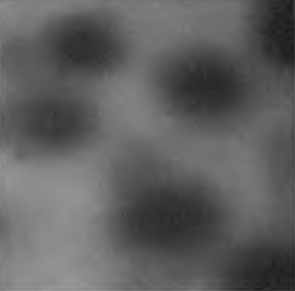
#> input picture segmentation/water.png, 295 x 291 px
$ python main.py
#> lines starting #> are read from the running program, lines starting #| are printed output that depends on the picture; after the words box and inside, x2 and y2 are one past the last pixel; in counts of white or black regions, pixels touching at a corner belong together
import cv2
import matplotlib.pyplot as plt
import numpy as np

img = cv2.imread('water.png')
#> img is the input picture: shape (291, 295, 3); min 27, max 157, mean 95.4

cv2.imshow('orig', img)


gray = cv2.cvtColor(img,cv2.COLOR_BGR2GRAY)
ret, thresh = cv2.threshold(gray,70,255,cv2.THRESH_BINARY_INV)
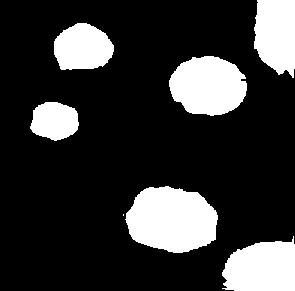
#> thresh: shape (291, 295); 20.8% white; 7 white regions (1 under 20 px), largest, box (x1, y1, x2, y2) and area: (125, 186, 218, 253) 4761, (169, 56, 247, 116) 3586, (222, 236, 295, 291) 3188, (254, 0, 295, 78) 2666, (54, 23, 114, 70) 2189, (30, 102, 79, 141) 1460


# noise removal
kernel = cv2.getStructuringElement(cv2.MORPH_ELLIPSE, (2, 2))
opening = cv2.morphologyEx(thresh,cv2.MORPH_GRADIENT,kernel)
#> opening: shape (291, 295); 1.4% white in thin lines or dots, all inside (x1, y1, x2, y2) = (30, 0, 295, 291)

cv2.imshow('noise', opening)

op = cv2.morphologyEx(gray, cv2.MORPH_GRADIENT, kernel)
cv2.imshow('gray', gray)

# sure background area
sure_bg = cv2.dilate(opening,kernel,iterations=3)
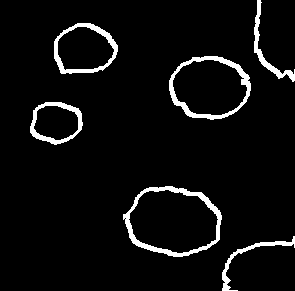
#> sure_bg: shape (291, 295); 5.2% white; 6 white regions, box (x1, y1, x2, y2) and area: (123, 186, 222, 257) 1158, (169, 56, 251, 120) 985, (54, 23, 118, 74) 742, (30, 102, 83, 145) 607, (254, 0, 295, 82) 510, (222, 236, 295, 291) 460

# Finding sure foreground area
dist_transform = cv2.distanceTransform(opening,cv2.DIST_L2,5)
ret, sure_fg = cv2.threshold(dist_transform,0.1*dist_transform.max(),255,0)
#> ret = 0.2

# Finding unknown region
sure_fg = np.uint8(sure_fg)
unknown = cv2.subtract(sure_bg,sure_fg)
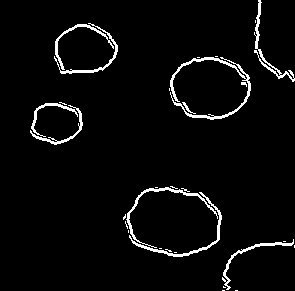
#> unknown: shape (291, 295); 3.8% white in thin lines or dots, all inside (x1, y1, x2, y2) = (30, 0, 295, 291)

# Marker labelling
ret, markers = cv2.connectedComponents(sure_fg)
#> markers: shape (291, 295) int32; 8 distinct labels, from 0 to 7
#> ret = 8

# Add one to all labels so that sure background is not 0, but 1
markers = markers+1
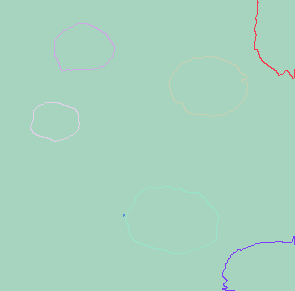
#> markers: shape (291, 295) int32; 8 distinct labels, from 1 to 8; one colour per label, 0 black

# Now, mark the region of unknown with zero
markers[unknown==255] = 0
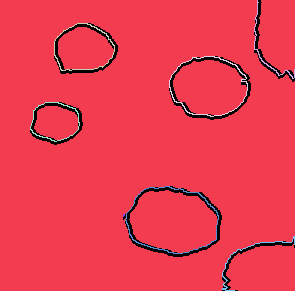
#> markers: shape (291, 295) int32; 9 distinct labels, from 0 to 8; one colour per label, 0 black

markers2 = cv2.watershed(img, markers)
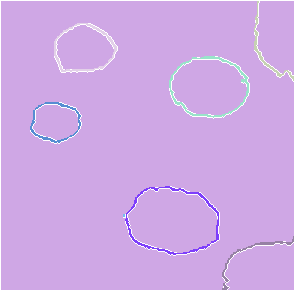
#> markers2: shape (291, 295) int32; 9 distinct labels, from -1 to 8; one colour per label, 0 black, -1 white
img[markers2 == -1] = [255,0,0]
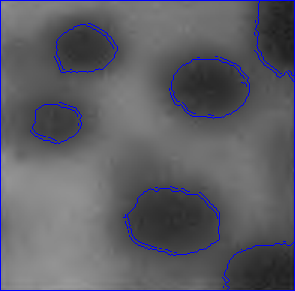
#> img: shape (291, 295, 3); 2.84% of pixels changed, all inside (x1, y1, x2, y2) = (0, 0, 295, 291)


#> (the run stopped early here; a loop or call above may not have finished)
